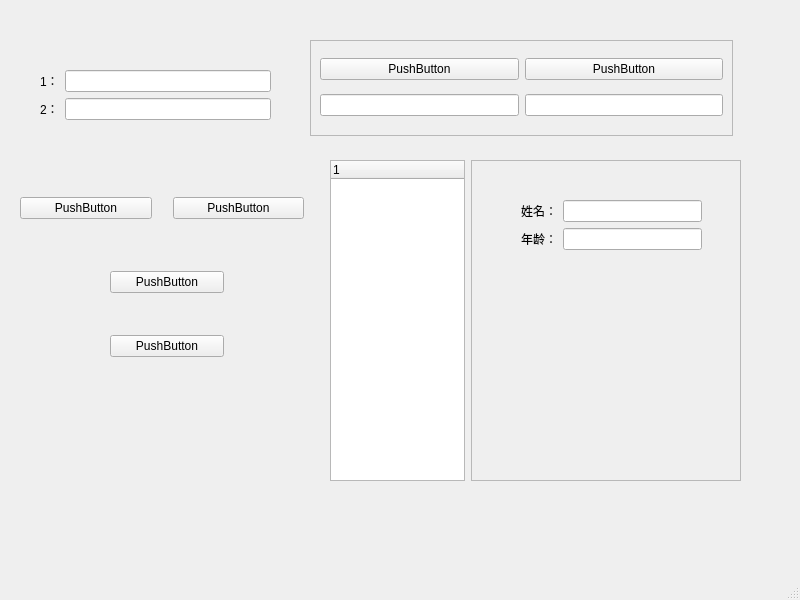
<?xml version="1.0" encoding="UTF-8"?>
<ui version="4.0">
 <class>MainWindow</class>
 <widget class="QMainWindow" name="MainWindow">
  <property name="geometry">
   <rect>
    <x>0</x>
    <y>0</y>
    <width>800</width>
    <height>600</height>
   </rect>
  </property>
  <property name="windowTitle">
   <string>MainWindow</string>
  </property>
  <widget class="QWidget" name="centralwidget">
   <widget class="QFrame" name="frame">
    <property name="geometry">
     <rect>
      <x>310</x>
      <y>40</y>
      <width>423</width>
      <height>96</height>
     </rect>
    </property>
    <property name="frameShape">
     <enum>QFrame::StyledPanel</enum>
    </property>
    <property name="frameShadow">
     <enum>QFrame::Raised</enum>
    </property>
    <layout class="QGridLayout" name="gridLayout">
     <item row="0" column="0">
      <widget class="QPushButton" name="pushButton">
       <property name="text">
        <string>PushButton</string>
       </property>
      </widget>
     </item>
     <item row="0" column="1">
      <widget class="QPushButton" name="pushButton_2">
       <property name="text">
        <string>PushButton</string>
       </property>
      </widget>
     </item>
     <item row="1" column="0">
      <widget class="QLineEdit" name="lineEdit_3"/>
     </item>
     <item row="1" column="1">
      <widget class="QLineEdit" name="lineEdit_4"/>
     </item>
    </layout>
   </widget>
   <widget class="QWidget" name="horizontalLayoutWidget">
    <property name="geometry">
     <rect>
      <x>330</x>
      <y>160</y>
      <width>411</width>
      <height>321</height>
     </rect>
    </property>
    <layout class="QHBoxLayout" name="horizontalLayout_2">
     <item>
      <widget class="QTreeWidget" name="treeWidget">
       <property name="sizePolicy">
        <sizepolicy hsizetype="Expanding" vsizetype="Preferred">
         <horstretch>1</horstretch>
         <verstretch>0</verstretch>
        </sizepolicy>
       </property>
       <column>
        <property name="text">
         <string notr="true">1</string>
        </property>
       </column>
      </widget>
     </item>
     <item>
      <widget class="QFrame" name="frame_2">
       <property name="sizePolicy">
        <sizepolicy hsizetype="Expanding" vsizetype="Preferred">
         <horstretch>2</horstretch>
         <verstretch>0</verstretch>
        </sizepolicy>
       </property>
       <property name="frameShape">
        <enum>QFrame::StyledPanel</enum>
       </property>
       <property name="frameShadow">
        <enum>QFrame::Raised</enum>
       </property>
       <widget class="QWidget" name="formLayoutWidget">
        <property name="geometry">
         <rect>
          <x>50</x>
          <y>40</y>
          <width>181</width>
          <height>211</height>
         </rect>
        </property>
        <layout class="QFormLayout" name="formLayout_2">
         <item row="0" column="0">
          <widget class="QLabel" name="label_3">
           <property name="text">
            <string>姓名：</string>
           </property>
          </widget>
         </item>
         <item row="0" column="1">
          <widget class="QLineEdit" name="lineEdit_5"/>
         </item>
         <item row="1" column="0">
          <widget class="QLabel" name="label_4">
           <property name="text">
            <string>年龄：</string>
           </property>
          </widget>
         </item>
         <item row="1" column="1">
          <widget class="QLineEdit" name="lineEdit_6"/>
         </item>
        </layout>
       </widget>
      </widget>
     </item>
    </layout>
   </widget>
   <widget class="QWidget" name="">
    <property name="geometry">
     <rect>
      <x>40</x>
      <y>70</y>
      <width>231</width>
      <height>61</height>
     </rect>
    </property>
    <layout class="QFormLayout" name="formLayout">
     <item row="0" column="0">
      <widget class="QLabel" name="label">
       <property name="text">
        <string>1：</string>
       </property>
      </widget>
     </item>
     <item row="0" column="1">
      <widget class="QLineEdit" name="lineEdit"/>
     </item>
     <item row="1" column="0">
      <widget class="QLabel" name="label_2">
       <property name="text">
        <string>2：</string>
       </property>
      </widget>
     </item>
     <item row="1" column="1">
      <widget class="QLineEdit" name="lineEdit_2"/>
     </item>
    </layout>
   </widget>
   <widget class="QWidget" name="">
    <property name="geometry">
     <rect>
      <x>20</x>
      <y>190</y>
      <width>284</width>
      <height>36</height>
     </rect>
    </property>
    <layout class="QHBoxLayout" name="horizontalLayout">
     <item>
      <widget class="QPushButton" name="pushButton_3">
       <property name="text">
        <string>PushButton</string>
       </property>
      </widget>
     </item>
     <item>
      <spacer name="horizontalSpacer">
       <property name="orientation">
        <enum>Qt::Horizontal</enum>
       </property>
       <property name="sizeType">
        <enum>QSizePolicy::Fixed</enum>
       </property>
       <property name="sizeHint" stdset="0">
        <size>
         <width>15</width>
         <height>20</height>
        </size>
       </property>
      </spacer>
     </item>
     <item>
      <widget class="QPushButton" name="pushButton_4">
       <property name="text">
        <string>PushButton</string>
       </property>
      </widget>
     </item>
    </layout>
   </widget>
   <widget class="QWidget" name="">
    <property name="geometry">
     <rect>
      <x>110</x>
      <y>250</y>
      <width>114</width>
      <height>128</height>
     </rect>
    </property>
    <layout class="QVBoxLayout" name="verticalLayout">
     <item>
      <widget class="QPushButton" name="pushButton_5">
       <property name="text">
        <string>PushButton</string>
       </property>
      </widget>
     </item>
     <item>
      <spacer name="verticalSpacer">
       <property name="orientation">
        <enum>Qt::Vertical</enum>
       </property>
       <property name="sizeType">
        <enum>QSizePolicy::Fixed</enum>
       </property>
       <property name="sizeHint" stdset="0">
        <size>
         <width>20</width>
         <height>15</height>
        </size>
       </property>
      </spacer>
     </item>
     <item>
      <widget class="QPushButton" name="pushButton_6">
       <property name="text">
        <string>PushButton</string>
       </property>
      </widget>
     </item>
    </layout>
   </widget>
  </widget>
  <widget class="QMenuBar" name="menubar">
   <property name="geometry">
    <rect>
     <x>0</x>
     <y>0</y>
     <width>800</width>
     <height>30</height>
    </rect>
   </property>
  </widget>
  <widget class="QStatusBar" name="statusbar"/>
 </widget>
 <resources/>
 <connections/>
</ui>
